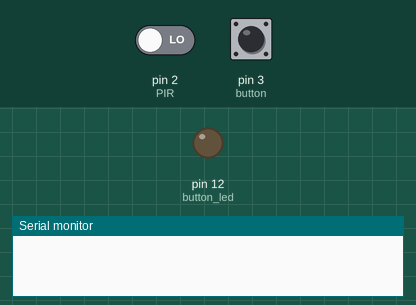
Recording of a sketch running on a simulated Arduino Uno, built with avr-gcc and run on an emulated ATmega328P. Shown: output pins drawn as LEDs (lit = HIGH), the last lines printed to the serial monitor. Inputs (shaded band) come from the test bench; at power-on: pin 3 (button) HIGH, pin 2 (PIR) LOW.

Above: at 1.2 s.
1.3 s: pin 3 (button) pulled LOW for 0.15 s
At 1.6 s:
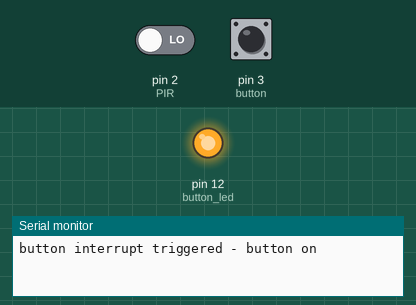
4.4 s: pin 3 (button) pulled LOW for 1 s
At 5.2 s:
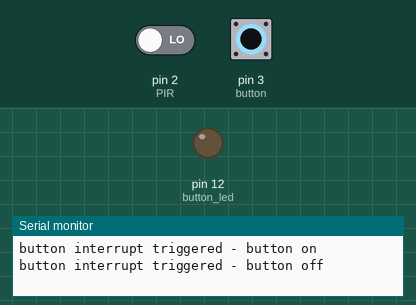
6.9 s: pin 3 (button) pulled LOW for 3.2 s
At 8.3 s:
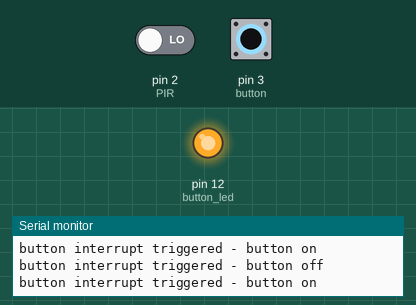
Timing chart, 0 to 9.9 s (numbered marks = the images above; inputs shaded):
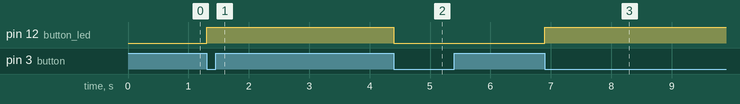

The sketch:

Task1.3C.ino
```cpp
// == Module 1 - Task 1.3C - Multiple Interupts ==

// Hardware
const uint8_t pir_led = 10;
const uint8_t button_led = 12;
const uint8_t PIR = 2;
const uint8_t button = 3;

// Functional
volatile bool pir_state = false;
volatile bool button_state = false;
int val = 0;

void setup() {
  Serial.begin(9600);
  pinMode(button_led, OUTPUT);
  //pinMode(pir_led, OUTPUT);
  pinMode(PIR, INPUT);
  pinMode(button, INPUT);

  //Interrupts
  attachInterrupt(digitalPinToInterrupt(PIR), led_interrupt, CHANGE);
  attachInterrupt(digitalPinToInterrupt(button), button_interrupt, FALLING);
}

void loop(){
  delay(1000);
}


void led_interrupt()
{
  // serial information
  Serial.print("PIR interrupt triggered - ");
  if(!pir_state){Serial.println("motion detected");}
  else {Serial.println("motion stopped");}
  pir_state = !pir_state;
  digitalWrite(pir_led, pir_state);
}
void button_interrupt()
{
  // serial information
  Serial.print("button interrupt triggered - ");
  if(!button_state){Serial.println("button on");}
  else {Serial.println("button off");}
  button_state = !button_state;
  digitalWrite(button_led, button_state);

}
```

Measured:
- after the input at 1.3 s, pin 12 (button_led): LOW → HIGH at once
- after the input at 4.4 s, pin 12 (button_led): HIGH → LOW at once
- after the input at 6.9 s, pin 12 (button_led): LOW → HIGH at once
